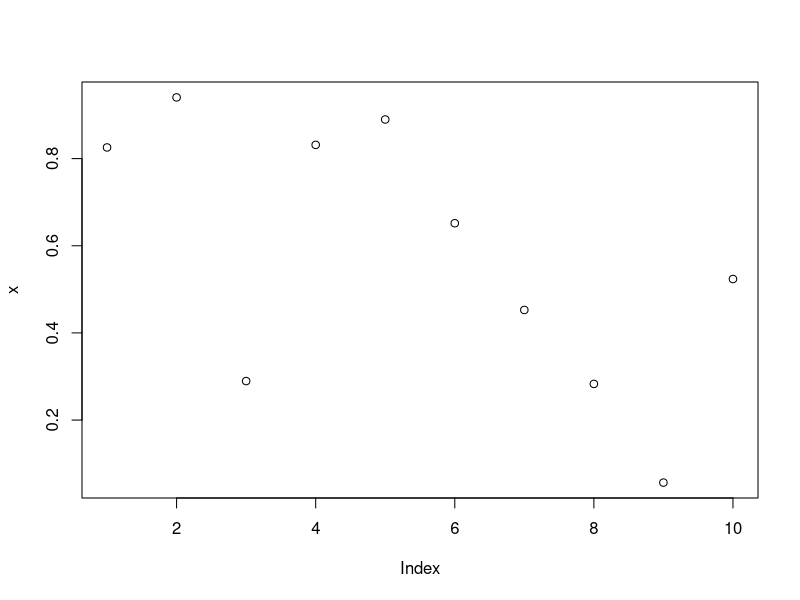

Reproduce this figure in R.
# test script

x<-runif(10)
plot(x)
cat("hello everyone!\n")

extra_stuff<-function()
{
    cat("\nextra processing")
    x<-1
}
